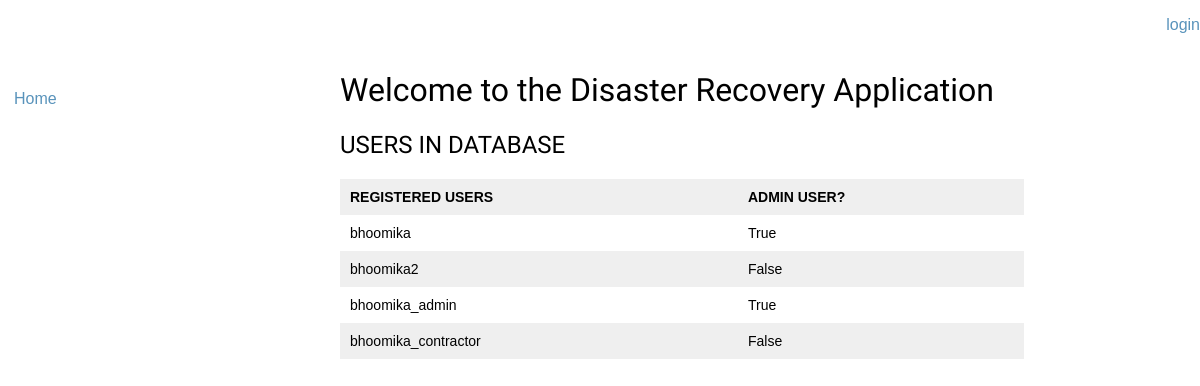
The page /user/ on the database as committed earlier.
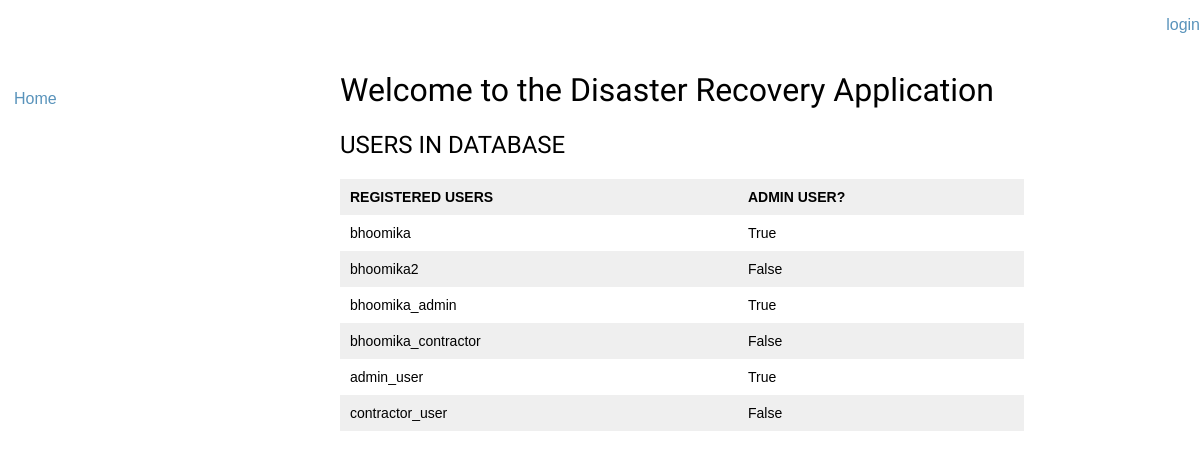
The same page on the database as committed later.
### user/models.py (models this page shows)
class User(AbstractUser):
    is_admin = models.BooleanField(default=False)
    is_contractor = models.BooleanField(default=False)

### user/views.py (the view)
def UserDetails(request):
    users = User.objects.all()
    return render(request, 'user/user_details.html', {'users': users})

### user/templates/user/user_details.html
{% extends "jobs/base.html" %}
    {% block content %}
        <h1> Welcome to the Disaster Recovery Application  </h1>
<h2> USERS IN DATABASE </h2>
<table style="width:90%">
  <tr>
    <th>REGISTERED USERS</th>
    <th>ADMIN USER?</th>
  </tr>
   {% for user in users %}
    <tr>
    <td>{{user.username}}</td>
    <td>{{user.is_admin}}</td>
  </tr>
    {% endfor %}
    {% endblock %}

### jobs/templates/jobs/base.html (shortened to what this page needs)
{% load static %}
<!DOCTYPE html>
<html lang="en">
<head>
    <link href= "{% static "css/base.css" %}" rel="stylesheet">
</head>
<body>
<div align="right">
        {% block header %}
        {% if user.username %}
            <p>User: {{ user.username }} | <a href="{% url 'logout' %}?next={{request.path}}">logout</a></p>
        {% else %}
            <p><a href="{% url 'login' %}?next={{request.path}}">login</a></p>{% endif %}
    {% endblock %}
</div>
<div id="sidebar">
    {% block sidebar %}
    <ul><li><a href="/">Home</a></li>
    {% endblock %}
</div>
<div id="content">
    {% block content %}{% endblock %}
</div>
</body>
</html>

### static/css/base.css (style rules this page uses)
body { margin:0; padding:0; font-family:helvetica, sans-serif; }
h1, h2, h3, h4, h5 , h6 { font-family: 'Ubuntu', sans-serif; font-weight:normal; }
a { text-decoration:none; color:#5993bb; }
table { width:100%; border-spacing:0; border-collapse: collapse; }
table th, table td { text-align:left; font-size:14px; padding:10px; margin:0; }
tbody tr:nth-child(odd) { background:#efefef; }
#content { padding:0 100px; overflow:hidden; }
#sidebar { width:220px; padding:30px 20px 0 0; float:left; }
#sidebar ul { margin:0; padding:0; }
#sidebar ul li { margin:0; list-style:none; padding:10px 14px; }
#sidebar ul li a { display:block; }

Rows that differ between the two databases and show on the page:
added User: username "admin_user", is_admin "True"
added User: username "contractor_user", is_admin "False"
